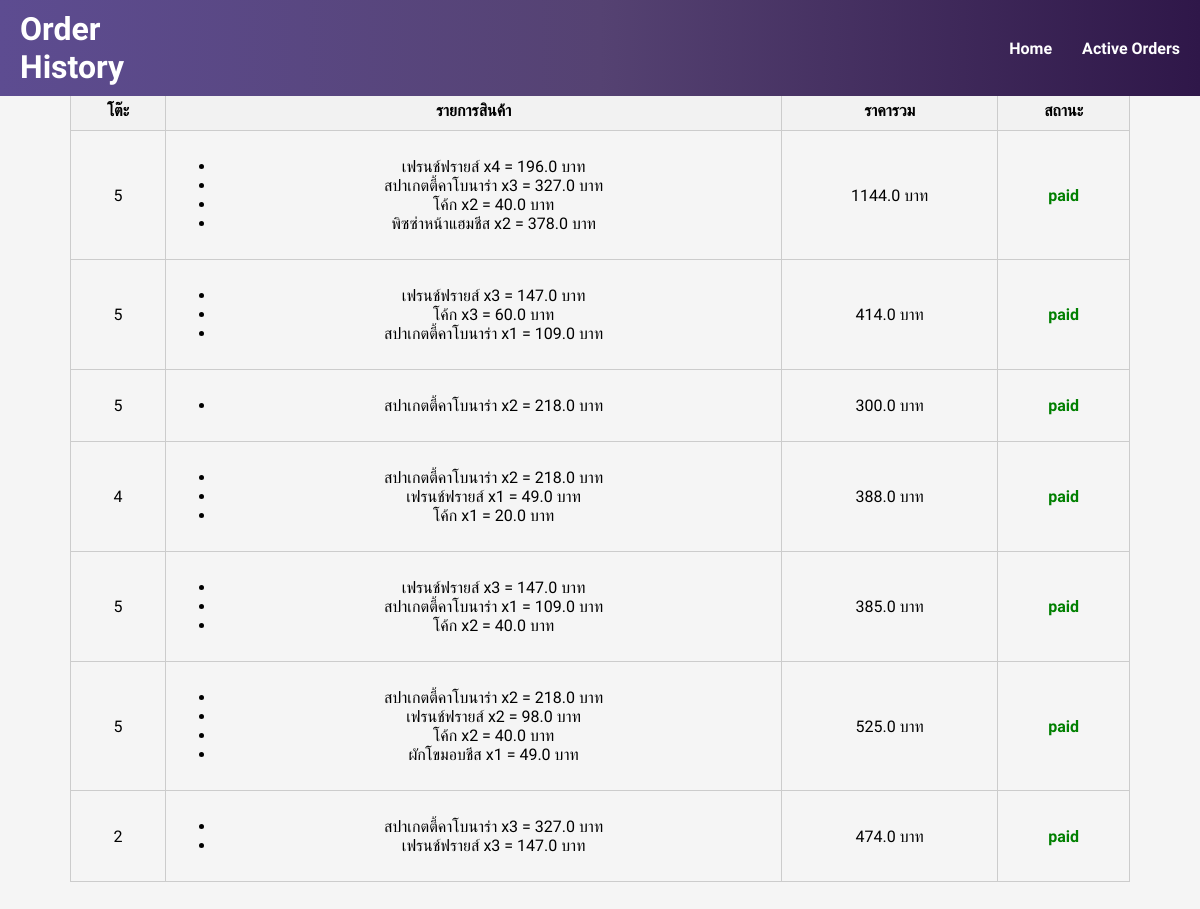
The app's page /history with its own data.
### models.py (models this page shows, shortened)
class OrderDB(db.Model):
    __tablename__ = 'orders'
    id = db.Column(db.Integer, primary_key=True)
    table_number = db.Column(db.Integer, nullable=False)  # โต๊ะที่ลูกค้านั่ง
    total_price = db.Column(db.Float, default=0.0)
    status = db.Column(db.String(20), default='active')   # active = กำลังสั่ง, paid = ชำระเงินแล้ว
    items = db.relationship('OrderItemDB', backref='order', cascade="all, delete")

class OrderItemDB(db.Model):
    __tablename__ = 'order_items'
    id = db.Column(db.Integer, primary_key=True)
    order_id = db.Column(db.Integer, db.ForeignKey('orders.id'))
    product_id = db.Column(db.Integer, db.ForeignKey('product_db.id'))
    quantity = db.Column(db.Integer, default=1)
    product = db.relationship('ProductDB')
    def subtotal(self):
        return self.product.price * self.quantity

class ProductDB(db.Model):
    id = db.Column(db.Integer, primary_key=True)
    name = db.Column(db.String(100), nullable=False)
    price = db.Column(db.Float, nullable=False)
    category = db.Column(db.String(50), nullable=True)
    image_url = db.Column(db.String(500), nullable=True)

### app.py (the view)
@app.route("/history")
def order_history():
    orders = OrderDB.query.filter_by(status="paid").all()
    return render_template("order_history.html", orders=orders)

### templates/order_history.html (shortened to what this page needs)
<!DOCTYPE html>
<html lang="th">
<head>
    <link rel="stylesheet" href="{{ url_for('static', filename='css/style.css') }}">
    <link rel="stylesheet" href="https://cdnjs.cloudflare.com/ajax/libs/font-awesome/6.5.0/css/all.min.css">
</head>
<body>
    <header>
        <h1>Order History</h1>
        <nav>
            <ul>
                <li><a href="{{ url_for('index') }}">Home</a></li>
                <li><a href="{{ url_for('active_orders') }}">Active Orders</a></li>
            </ul>
        </nav>
    </header>
    {% if orders %}
    <table>
        <thead>
            <tr>
                <th>โต๊ะ</th>
                <th>รายการสินค้า</th>
                <th>ราคารวม</th>
                <th>สถานะ</th>
            </tr>
        </thead>
        <tbody>
            {% for order in orders %}
            <tr>
                <td>{{ order.table_number }}</td>
                <td>
                    <ul>
                    {% for item in order.items %}
                        <li>{{ item.product.name }} x{{ item.quantity }} = {{ item.subtotal() }} บาท</li>
                    {% endfor %}
                    </ul>
                </td>
                <td>{{ order.total_price }} บาท</td>
                <td class="status-paid">{{ order.status }}</td>
            </tr>
            {% endfor %}
        </tbody>
    </table>
    {% else %}
        <p>ยังไม่มีออเดอร์ที่ชำระเงินแล้ว</p>
    {% endif %}
</body>
</html>

### static/css/style.css (style rules this page uses)
body { font-family: 'Sarabun', sans-serif; background-color: #f5f5f5; margin: 0; padding: 70px; }
header { display: flex; justify-content: space-between; align-items: center; padding: 10px 20px; margin-bottom: 20px; background: linear-gradient(90deg,#5d4c91, #554272, #2f1749); color: #fff; position: fixed; top: 0; left: 0; width: 100%; z-index: 999; box-sizing: border-box; }
header h1 { margin: 0; font-weight: 700; color: #fff; }
header nav { max-width: 1200px; width: 100%; margin: 0 auto; }
header nav ul { display: flex; flex-wrap: wrap; list-style: none; padding: 0; margin: 0; justify-content: flex-end; gap: 10px; }
header nav ul li { margin-left: 20px; }
header nav ul li a { text-decoration: none; color: #fff; font-weight: 600; }

### templates/order_history.html (style rules this page uses)
table { width: 100%; border-collapse: collapse; margin-top: 20px; }
th, td { padding: 10px; border: 1px solid #ccc; text-align: center; }
th { background-color: #f2f2f2; }
.status-paid { color: green; font-weight: bold; }

### records on screen
OrderDB: table_number "5", total_price "1144.0", status "paid"
OrderItemDB: product.name "เฟรนช์ฟรายส์", quantity "4", subtotal "196.0"
OrderItemDB: product.name "สปาเกตตี้คาโบนาร่า", quantity "3", subtotal "327.0"
OrderItemDB: product.name "โค้ก", quantity "2", subtotal "40.0"
OrderItemDB: product.name "พิซซ่าหน้าแฮมชีส", quantity "2", subtotal "378.0"
OrderDB: table_number "5", total_price "414.0", status "paid"
OrderItemDB: product.name "เฟรนช์ฟรายส์", quantity "3", subtotal "147.0"
OrderItemDB: product.name "โค้ก", quantity "3", subtotal "60.0"
OrderItemDB: product.name "สปาเกตตี้คาโบนาร่า", quantity "1", subtotal "109.0"
OrderDB: table_number "5", total_price "300.0", status "paid"
OrderItemDB: product.name "สปาเกตตี้คาโบนาร่า", quantity "2", subtotal "218.0"
OrderDB: table_number "4", total_price "388.0", status "paid"
OrderItemDB: product.name "สปาเกตตี้คาโบนาร่า", quantity "2", subtotal "218.0"
OrderItemDB: product.name "เฟรนช์ฟรายส์", quantity "1", subtotal "49.0"
OrderItemDB: product.name "โค้ก", quantity "1", subtotal "20.0"
OrderDB: table_number "5", total_price "385.0", status "paid"
OrderItemDB: product.name "เฟรนช์ฟรายส์", quantity "3", subtotal "147.0"
OrderItemDB: product.name "สปาเกตตี้คาโบนาร่า", quantity "1", subtotal "109.0"
OrderItemDB: product.name "โค้ก", quantity "2", subtotal "40.0"
OrderDB: table_number "5", total_price "525.0", status "paid"
OrderItemDB: product.name "สปาเกตตี้คาโบนาร่า", quantity "2", subtotal "218.0"
OrderItemDB: product.name "เฟรนช์ฟรายส์", quantity "2", subtotal "98.0"
OrderItemDB: product.name "โค้ก", quantity "2", subtotal "40.0"
OrderItemDB: product.name "ผักโขมอบชีส", quantity "1", subtotal "49.0"
OrderDB: table_number "2", total_price "474.0", status "paid"
OrderItemDB: product.name "สปาเกตตี้คาโบนาร่า", quantity "3", subtotal "327.0"
OrderItemDB: product.name "เฟรนช์ฟรายส์", quantity "3", subtotal "147.0"
